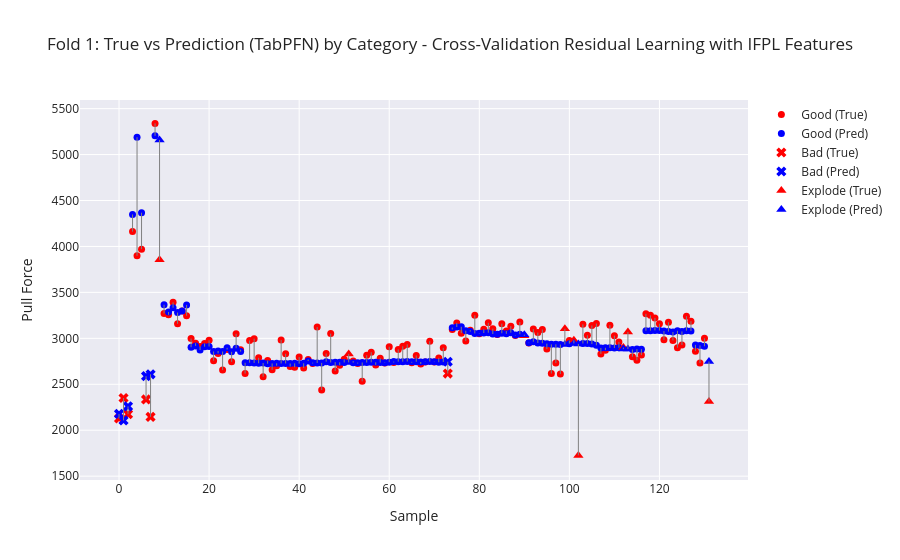
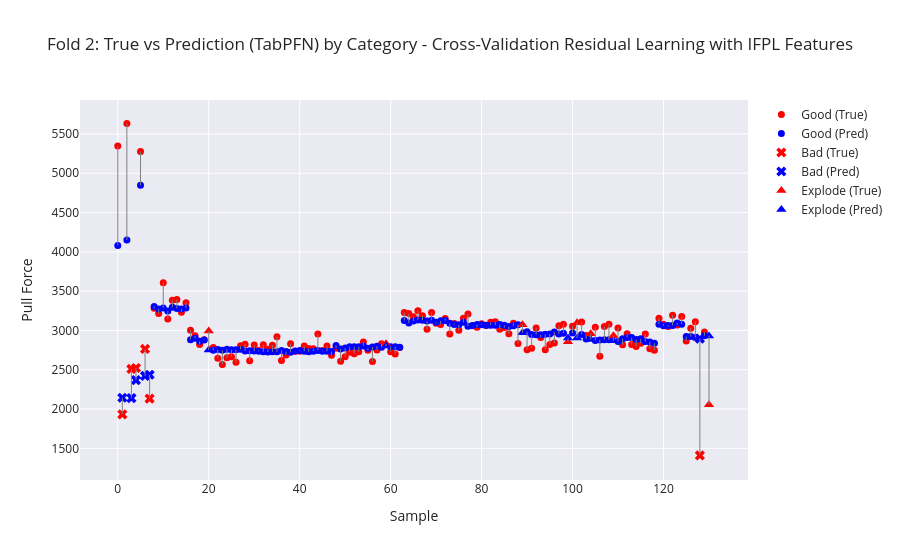
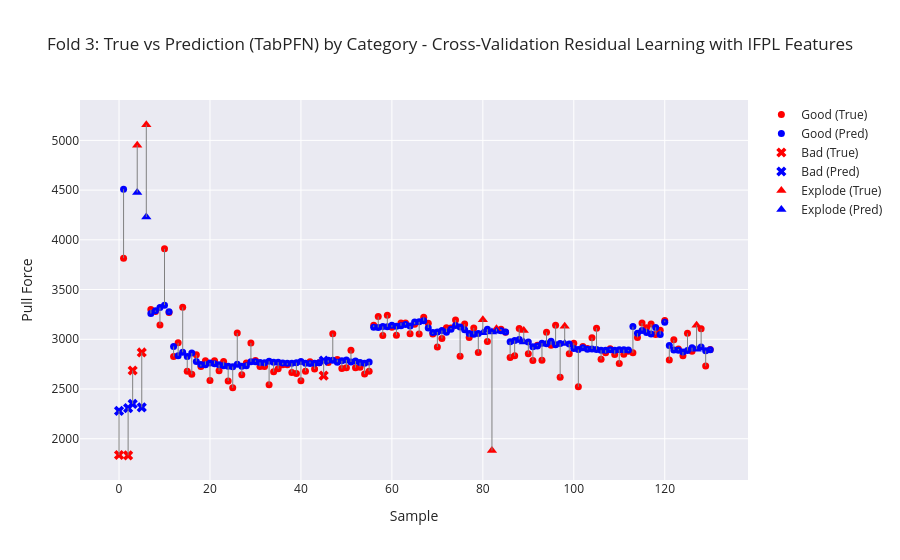

The notebook cell saved with these charts, in order:
### Markdown cell above
# Cross Validation

### Code cell
cross_df = pd.read_csv("data/train_dev_data.csv")

skf = StratifiedKFold(n_splits=3, shuffle=True, random_state=42)

mae_list = []
rmse_list = []
R2_list = []

for fold, (train_index, val_index) in enumerate(skf.split(cross_df["Sample ID"], cross_df["Category"])):
    x_tr, y_tr = get_features_and_target(cross_df.iloc[train_index], target_column) 
    x_val, y_val = get_features_and_target(cross_df.iloc[val_index], target_column)

    x_tr['Interfacial_Failure'] = compute_interfacial_failure(x_tr) 
    x_tr['Pullout_Failure'] = compute_pullout_failure(x_tr) 
    x_val['Interfacial_Failure'] = compute_interfacial_failure(x_val)
    x_val['Pullout_Failure'] = compute_pullout_failure(x_val)

    x_tr_scale = sc.fit_transform(X=x_tr)
    x_val_scale = sc.transform(x_val)

    if model == 'XGBoost':
        dtrain = xgb.DMatrix(x_tr_scale, label=y_tr)
        dval = xgb.DMatrix(x_val_scale, label=y_val)

        params = {
            'objective': 'reg:squarederror',
            'max_depth': 1,
            'eta': 0.57,
            'eval_metric': 'rmse'
        }

        num_boost_round = 20
        bst = xgb.train(params, dtrain, num_boost_round)

        preds = bst.predict(dval)

    elif model == 'TabPFN':
        regressor = TabPFNRegressor()
        regressor.fit(x_tr, y_tr)

        preds = regressor.predict(x_val)
    
    elif model == 'RandomForest':

    # Set the parameters for the Random Forest model
        params = {
            'n_estimators': 11,
            'max_depth': 5,
            'min_samples_split': 2,
            'min_samples_leaf': 4,
            'random_state': 42,
    }

        preds = RandomForestRegressor(**params).fit(x_tr_scale, y_tr).predict(x_val_scale)

    # Categories
    categories= cross_df.iloc[val_index]["Category"].values

    mae  = mean_absolute_error(y_val, preds)
    rmse = root_mean_squared_error(y_val, preds)
    R2   = r2_score(y_val, preds)

    mae_list.append(mae) 
    rmse_list.append(rmse) 
    R2_list.append(R2)

    plot_visualizer(
        true_vals=y_val,
        pred_vals=preds,
        categories=categories,
        title=f"Fold {fold+1}: True vs Prediction ({model}) by Category - Cross-Validation Residual Learning with IFPL Features"
    )

    print(f"\nFold {fold+1}")
    print("MAE :", mae)
    print("RMSE:", rmse)
    print("R²  :", R2)

mae_mean = np.mean(mae_list) 
rmse_mean = np.mean(rmse_list) 
R2_mean = np.mean(R2_list)
